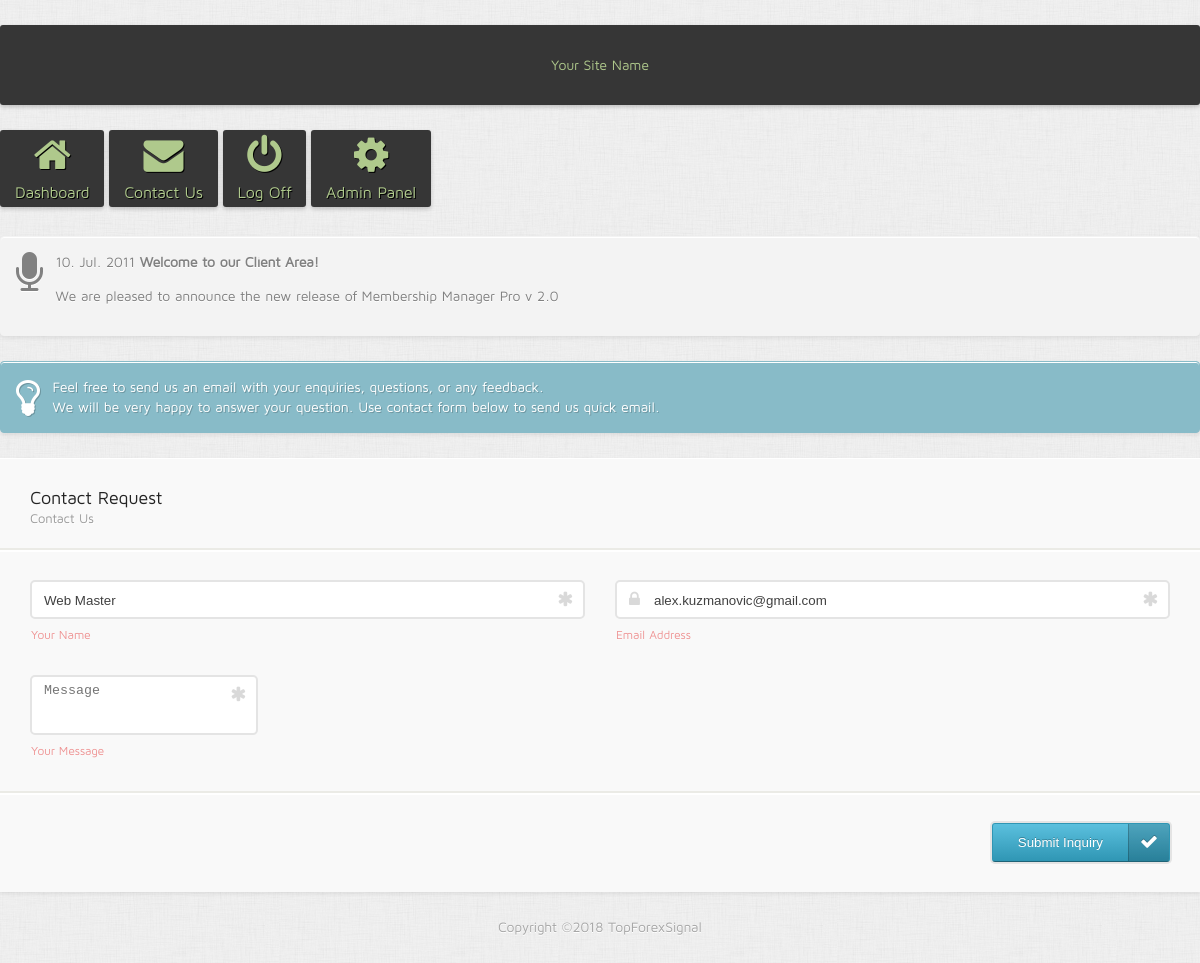
The app's page /contact.php (signed in) with its own data.
### tables this page shows
CREATE TABLE `settings` (
  `site_name` varchar(50) DEFAULT NULL,
  `site_email` varchar(40) DEFAULT NULL,
  `site_url` varchar(200) DEFAULT NULL,
  `reg_allowed` tinyint(1) NOT NULL DEFAULT '1',
  `user_limit` tinyint(1) NOT NULL DEFAULT '0',
  `reg_verify` tinyint(1) NOT NULL DEFAULT '0',
  `notify_admin` tinyint(1) NOT NULL DEFAULT '0',
  `auto_verify` tinyint(1) NOT NULL DEFAULT '0',
  `user_perpage` varchar(4) NOT NULL DEFAULT '10',
  `thumb_w` varchar(4) NOT NULL,
  `thumb_h` varchar(4) NOT NULL,
  `backup` varchar(60) DEFAULT NULL,
  `version` varchar(5) DEFAULT NULL
);

CREATE TABLE `news` (
  `id` int(11) NOT NULL AUTO_INCREMENT,
  `title` varchar(55) NOT NULL,
  `body` text NOT NULL,
  `author` varchar(55) NOT NULL,
  `created` date NOT NULL DEFAULT '0000-00-00',
  `active` tinyint(1) NOT NULL DEFAULT '0',
  PRIMARY KEY (`id`)
);

CREATE TABLE `users` (
  `id` int(11) NOT NULL AUTO_INCREMENT,
  `username` varchar(50) NOT NULL,
  `password` varchar(50) NOT NULL,
  `membership_id` tinyint(3) NOT NULL DEFAULT '0',
  `mem_expire` datetime DEFAULT '0000-00-00 00:00:00',
  `trial_used` tinyint(1) NOT NULL DEFAULT '0',
  `email` varchar(32) NOT NULL,
  `fname` varchar(32) NOT NULL,
  `lname` varchar(32) NOT NULL,
  `token` varchar(40) NOT NULL DEFAULT '0',
  `newsletter` tinyint(1) NOT NULL DEFAULT '0',
  `userlevel` tinyint(1) NOT NULL DEFAULT '1',
  `created` datetime DEFAULT '0000-00-00 00:00:00',
  `lastlogin` datetime DEFAULT '0000-00-00 00:00:00',
  `lastip` varchar(16) DEFAULT '0',
  `access` text,
  `active` enum('y','n','t','b') NOT NULL DEFAULT 'n',
  PRIMARY KEY (`id`)
);

### lib/class_registry.php (called while the page is built, shortened)
<?php
  abstract class Registry
  {
      static $objects = array();
      public static function get($name)
      {
          return isset(self::$objects[$name]) ? self::$objects[$name] : null;
      }
      public static function set($name, $object)
      {
          self::$objects[$name] = $object;
      }
  }
?>

### init.php (called while the page is built, shortened)
<?php
  require_once(BASEPATH . "lib/class_db.php");
  require_once(BASEPATH . "lib/class_registry.php");
  require_once(BASEPATH . "lib/functions.php");
  require_once(BASEPATH . "lib/class_core.php");
  Registry::set('Core',new Core());
  $core = Registry::get("Core");
  require_once(BASEPATH . "lib/class_user.php");
  $user = Registry::get("Users");
?>

### lib/class_core.php (called while the page is built, shortened)
<?php
  class Core
  {
      function __construct()
      {
          $this->getSettings();
          $this->year = (get('year')) ? get('year') : strftime('%Y');
          $this->month = (get('month')) ? get('month') : strftime('%m');
          $this->day = (get('day')) ? get('day') : strftime('%d');
          return mktime(0, 0, 0, $this->month, $this->day, $this->year);
      }
      private function getSettings()
      {
          $sql = "SELECT * FROM " . self::sTable;
          $row = Registry::get("Database")->first($sql);
          $this->site_name = $row->site_name;
		  $this->logo = $row->logo;
      }
      public function renderNews()
      {
          $sql = "SELECT *, DATE_FORMAT(created, '%d. %b. %Y') as cdate FROM " . self::nTable . " WHERE active = 1";
          $row = Registry::get("Database")->first($sql);
          return ($row) ? $row : 0;
      }
  }
?>

### lib/class_db.php (called while the page is built, shortened)
<?php
  class Database
  {
      private $server = "";
      private $user = "";
      private $pass = "";
      protected $link_id = 0;
      protected $query_id = 0;
      function __construct($server, $user, $pass, $database)
      {
          $this->server = $server;
          $this->user = $user;
          $this->pass = $pass;
      }
      public function connect()
      {
          $this->link_id = $this->connect_db($this->server, $this->user, $this->pass);
		  mysqli_set_charset($this->link_id, "utf8");
      }
      private function connect_db($server, $user, $pass)
      {
          return mysqli_connect($server, $user, $pass);
      }
      public function query($sql)
      {
          if (trim($sql != "")) {
              $this->query_id = mysqli_query($this->link_id, $sql);
          }
          return $this->query_id;
      }
      public function first($string, $type = false)
      {
          $query_id = $this->query($string);
          $record = $this->fetch($query_id, $type);
          return $record;
      }
      public function fetch($query_id, $type = false)
      {
          if ($query_id)
              $this->query_id = $query_id;
          if (isset($this->query_id)) {
              $record = ($type) ? mysqli_fetch_array($this->query_id, MYSQL_ASSOC) : mysqli_fetch_object($this->query_id);
          } else
              $this->error("Invalid query_id: <b>" . $this->query_id . "</b>. Records could not be fetched.");
          return $record;
      }
      private function free($query_id)
      {
          if ($query_id)
              $this->query_id = $query_id;
          return mysqli_free_result($this->query_id);
      }
  }
?>

### lib/class_user.php (called while the page is built, shortened)
<?php
  class Users
  {
      public $userlevel;
      private static $db;
      function __construct()
      {
          self::$db = Registry::get("Database");
      }
      private function startSession()
      {
          $this->logged_in = $this->loginCheck();
      }
      private function loginCheck()
      {
          if (isset($_SESSION['username']) && $_SESSION['username'] != "Guest") {
              $row = $this->getUserInfo($_SESSION['username']);
              $this->email = $row->email;
              $this->name = $row->fname . ' ' . $row->lname;
              $this->userlevel = $row->userlevel;
              return true;
          } else {
              return false;
          }
      }
      public function is_Admin()
      {
          return ($this->userlevel == 9);
      }
      private function getUserInfo($username)
      {
          $username = sanitize($username);
          $username = self::$db->escape($username);
          $sql = "SELECT * FROM " . self::uTable . " WHERE username = '" . $username . "' OR email ='" . $username . "'";
          $row = self::$db->first($sql);
          return ($row) ? $row : 0;
      }
  }
?>

### contact.php (the view, shortened to what this page needs)
<?php
  require_once("init.php");
?>
<?php include("header.php");?>
<p class="bluetip"><i class="icon-lightbulb icon-3x pull-left"></i> Feel free to send us an email with your enquiries, questions, or any feedback.<br />
  We will be very happy to answer your question. Use contact form below to send us quick email.</p>
<div id="fullform">
  <form class="xform" id="admin_form" method="post">
    <header>Contact Request<span>Contact Us</span></header>
    <div class="row">
      <section class="col col-6">
        <label class="input"> <i class="icon-append icon-asterisk"></i>
          <input type="text" name="name" value="<?php if ($user->logged_in) echo $user->name;?>" placeholder="Your Name">
        </label>
        <div class="note note-error">Your Name</div>
      </section>
      <section class="col col-6">
        <label class="input"> <i class="icon-prepend icon-lock"></i> <i class="icon-append icon-asterisk"></i>
          <input type="text" name="email" value="<?php if ($user->logged_in) echo $user->email;?>" placeholder="Email Address">
        </label>
        <div class="note note-error">Email Address</div>
      </section>
    </div>
  <div class="row">
    <section class="col col-12">
      <label class="textarea"> <i class="icon-append icon-asterisk"></i>
        <textarea name="message" placeholder="Message" rows="3"></textarea>
      </label>
      <div class="note note-error">Your Message</div>
    </section>
  </div>
    <footer>
      <button class="button" name="doupdate" type="submit">Submit Inquiry<span><i class="icon-ok"></i></span></button>
    </footer>
  </form>
</div>
<?php include("footer.php");?>

### header.php (shortened to what this page needs)
<?php
	  $news = $core->renderNews();
?>
<!DOCTYPE html>
<html lang="en">
<head>
<link href="theme/css/front.css" rel="stylesheet" type="text/css">
<link rel="stylesheet" href="assets/jquery-ui.css" type="text/css" />
</head>
<body>
<div class="container">
<div class="row">
<div class="col grid_8">
<div id="logo"><a href="index.php"><?php echo ($core->logo) ? '<img src="'.SITEURL.'/uploads/'.$core->logo.'" alt="'.$core->site_name.'" class="logo"/>': $core->site_name;?></a></div>
</div>
<div class="col grid_16">
    <div id="usermenu" class="flright"> <a href="index.php"><i class="icon-home"></i> Dashboard</a> <a href="contact.php"><i class="icon-envelope"></i> Contact Us</a>
    <?php if($user->logged_in):?>
    <a href="logout.php"><i class="icon-off"></i> Log Off</a>
    <?php endif;?>
    <?php if($user->is_Admin()):?>
    <a href="admin/index.php"><i class="icon-gear"></i> Admin Panel</a>
    <?php endif;?>
  </div>
  </div>
  </div>
  <?php if($news):?>
  <div id="news-slide" class="pagetip">
    <div id="news"><i class="icon-microphone icon-3x pull-left"></i><?php echo $news->cdate.' <strong>'.$news->title.'</strong>';?> <?php echo cleanOut($news->body);?> </div>
  </div>
  <?php endif;?>

### lib/functions.php (shortened to what this page needs)
<?php
  function sanitize($string, $trim = false, $int = false, $str = false)
  {
      $string = filter_var($string, FILTER_SANITIZE_STRING);
      $string = trim($string);
      $string = stripslashes($string);
      $string = strip_tags($string);
      $string = str_replace(array('‘', '’', '“', '”'), array("'", "'", '"', '"'), $string);
      return $string;
  }
  function cleanOut($text) {
	 $text =  strtr($text, array('\r\n' => "", '\r' => "", '\n' => ""));
	 $text = html_entity_decode($text, ENT_QUOTES, 'UTF-8');
	 $text = str_replace('<br>', '<br />', $text);
	 return stripslashes($text);
  }
?>

### footer.php (shortened to what this page needs)
<footer id="footer" class="clearfix">
  Copyright &copy;<?php echo date('Y').' TopForexSignal';?><br />
</footer>
</div>
</body></html>

### theme/css/front.css (style rules this page uses)
.pagetip,.greentip,.redtip,.orangetip,.bluetip { background:#F3F3F3;border:1px solid #F3F3F3;border-radius:4px;box-shadow:0 1px 0 #FFF inset, 0 2px 4px rgba(0,0,0,0.08);color:#818181;margin-bottom:25px;padding:15px;text-shadow:0 1px #fff }
.bluetip { background:#88bbc8;border-color:#88bbc8;color:#fff;text-shadow:1px 1px 0 rgba(0,0,0,0.2) }
body { font:normal 14px/20px maven_proregular, Helvetica, sans-serif;color:#A7A7A7;background:#f7f7f7 url(../images/admin-body.jpg);margin: 0 0 100px; }
a { cursor:pointer;color:#afc98c;text-decoration:none;-webkit-transition:all .35s ease;-moz-transition:all .35s ease;-o-transition:all .35s ease;transition:all .35s ease;outline:none }
#usermenu { margin-top: 25px; margin-bottom: 25px; }
#usermenu a i { font-size:40px;display:block;margin-bottom:7px;line-height:40px;height:40px }
#usermenu a { text-align:center;border-radius:3px;font-size: 16px; background-color: #363636; display: inline-block; padding-top: 5px; padding-right: 15px; padding-bottom: 5px; padding-left: 15px; font-weight: 300;margin-bottom:4px;text-shadow:1px 1px 0 #000;box-shadow:0 2px 4px rgba(0,0,0,0.2) }
#logo { text-align: center; margin-top: 25px; padding:10px;margin-bottom: 25px;background-color: #363636;height:60px;line-height:60px;border-radius:3px;box-shadow:0 2px 4px rgba(0,0,0,0.2) }
input[type=text],input[type=email],input[type=search],input[type=password],textarea { -webkit-appearance:none;background:#fff }
input,textarea { color:#606060;border:2px solid #e4e4e4;background:#fff;width:100%;border-radius:3px;-webkit-border-radius:3px;-moz-border-radius:3px;box-sizing:border-box;-webkit-box-sizing:border-box;-moz-box-sizing:border-box;margin:0 0 15px;padding:10px }
footer { text-align:center;text-shadow:0 1px #fff;margin-top:25px }

### records on screen
settings: site_name "Your Site Name"
news: title "Welcome to our Client Area!", body "We are pleased to announce the new release of Membership Manager Pro v 2.0"
users: name "Web Master", email "alex.kuzmanovic@gmail.com"

### other values on screen
$news->cdate "10. Jul. 2011"
